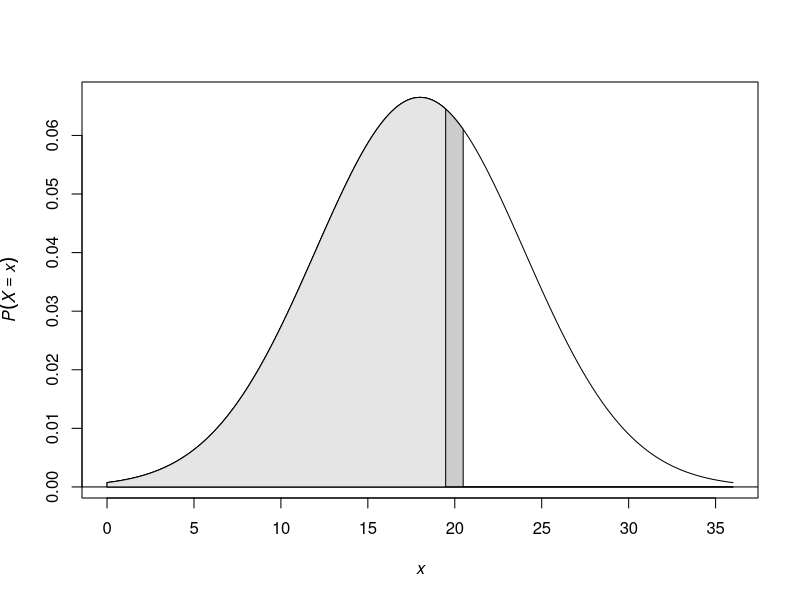

Here is the R script that generated this plot:
mu <- 18 ; sigma <- 6
boundary <- c(mu - 3 * sigma, mu + 3 * sigma)
x <- seq(boundary[1], boundary[2], length = 1001)
y <- dnorm(x, mu, sigma)
plot(x, y, type='l', xlab = expression(italic(x)),
  ylab = expression(italic(P(X==x))))
abline(h = 0)
x1 <- x[x <= 20.5] ; y1 <- dnorm(x1, mu, sigma)
x2 <- c(boundary[1], x1, x1[length(x1)], boundary[2])
y2 <- c(0, y1, 0, 0)
polygon(x2, y2, col = 'grey80')
x1 <- x[x <= 19.5]
y1 <- dnorm(x1, mu, sigma)
x2 <- c(boundary[1], x1, x1[length(x1)], boundary[2])
y2 <- c(0, y1, 0, 0)
polygon(x2, y2, col = 'grey90')
